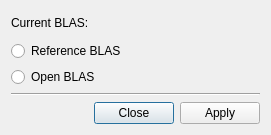
<?xml version="1.0" encoding="UTF-8"?>
<ui version="4.0">
 <class>MainWindow</class>
 <widget class="QDialog" name="MainWindow">
  <property name="geometry">
   <rect>
    <x>0</x>
    <y>0</y>
    <width>271</width>
    <height>135</height>
   </rect>
  </property>
  <property name="windowTitle">
   <string>BLAS Switcher</string>
  </property>
  <layout class="QVBoxLayout" name="verticalLayout" stretch="0,0,0,0,1">
   <item>
    <widget class="QLabel" name="currentBlasText">
     <property name="text">
      <string>Current BLAS: </string>
     </property>
    </widget>
   </item>
   <item>
    <widget class="QRadioButton" name="refBlasOption">
     <property name="text">
      <string>Reference BLAS</string>
     </property>
    </widget>
   </item>
   <item>
    <widget class="QRadioButton" name="openBlasOption">
     <property name="text">
      <string>Open BLAS</string>
     </property>
    </widget>
   </item>
   <item>
    <widget class="Line" name="line">
     <property name="orientation">
      <enum>Qt::Horizontal</enum>
     </property>
    </widget>
   </item>
   <item>
    <widget class="QDialogButtonBox" name="buttonBox">
     <property name="standardButtons">
      <set>QDialogButtonBox::Apply|QDialogButtonBox::Close</set>
     </property>
    </widget>
   </item>
  </layout>
 </widget>
 <resources/>
 <connections/>
</ui>
